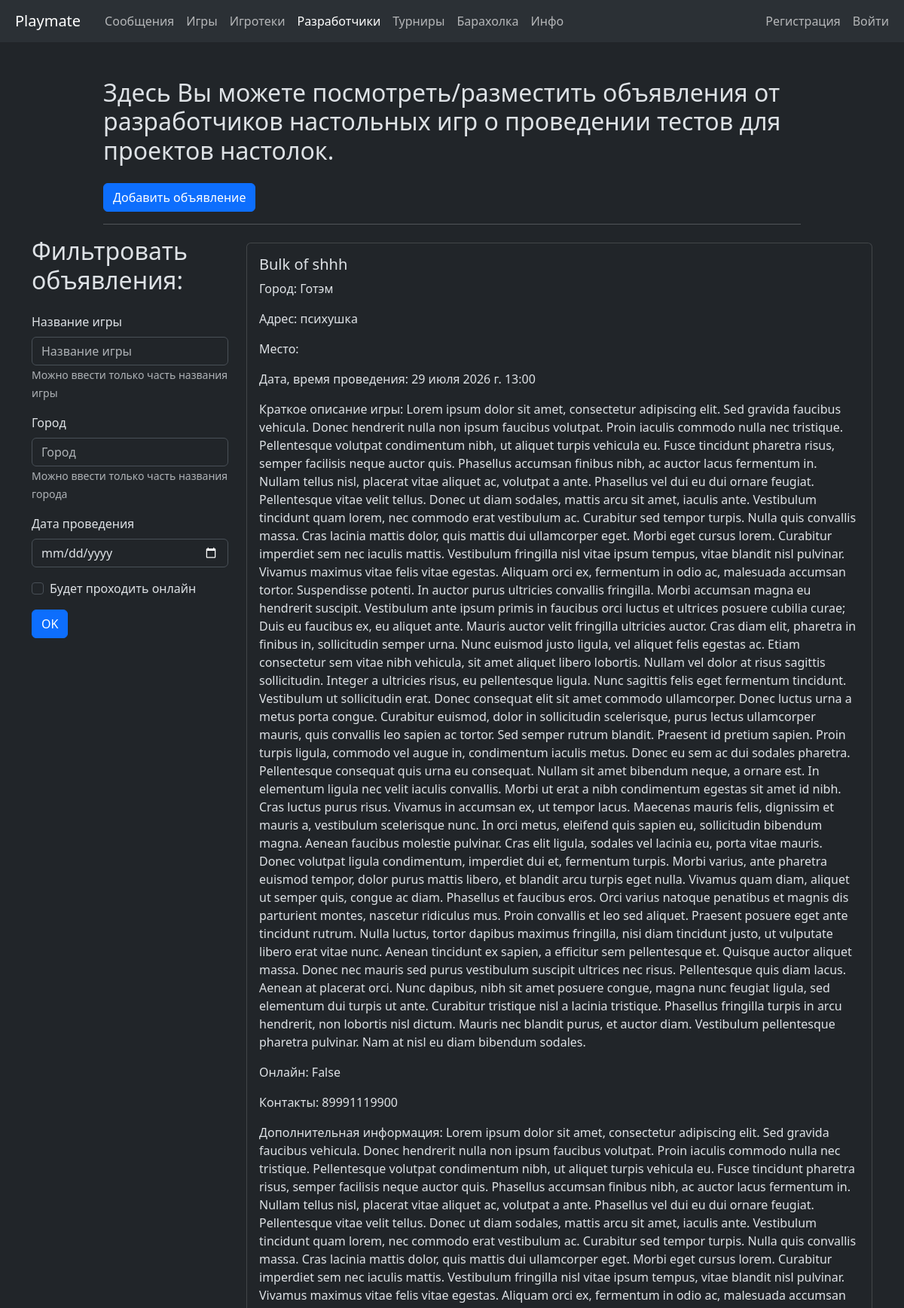
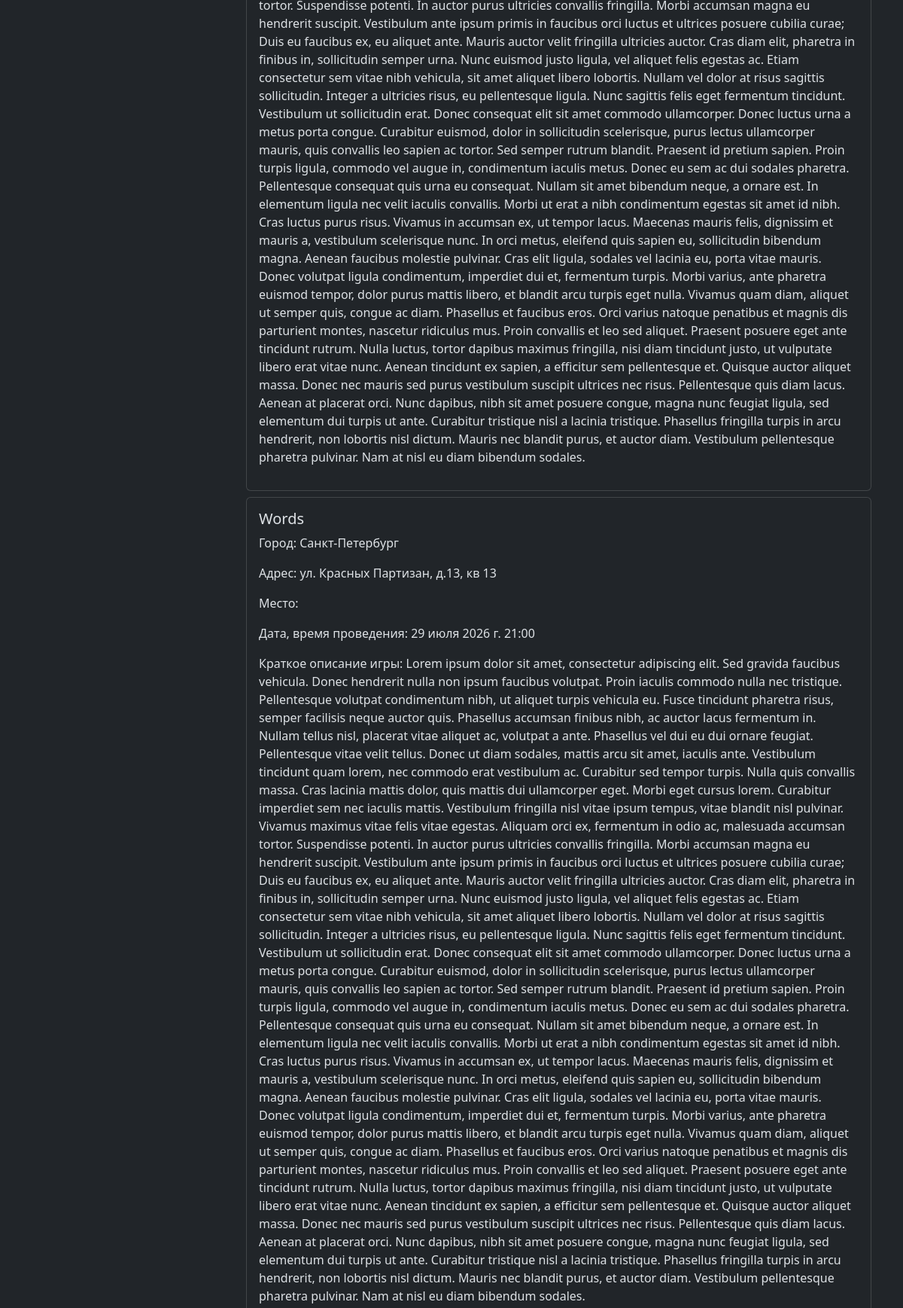
The app's page /main_app/test_announcements/ (upper part) with its own data (2 pictures, top to bottom).
### main_app/models.py (models this page shows, shortened)
class Announcement(models.Model):
    city = models.CharField(verbose_name='Город',
                            help_text='Если игра будет онлайн укажите площадку, например: Tabletop',
                            max_length=100,
                            blank = True,
                            null = True,
                            db_index=True)
    address = models.CharField(verbose_name='Адрес мероприятия',
                               help_text='Пропустите это поле, если игра будет онлайн',
                               max_length=200,
                               blank=True,
                               null=True)
    is_online = models.BooleanField(verbose_name='Онлайн мероприятие',
                                    help_text='Поставьте галочку, если игра будет онлайн',
                                    default=False)
    contact = models.CharField(verbose_name='Контакты',
                               help_text='Укажите контакты для связи',
                               max_length=200,
                               blank=True,
                               null=True)
    date = models.DateTimeField(verbose_name='Дата и время проведения мероприятия',
                                help_text='Формат ГГГГ-ММ-ДД ЧЧ:ММ',
                                blank=False,
                                null=False)
    created_at = models.DateTimeField(auto_now_add=True)
    class Meta:
        abstract = True

class TestAnnouncement(Announcement):
    title = models.CharField(verbose_name='Название будущей игры',
                             blank=True,
                             null=True,
                             max_length=100)
    description = models.TextField(verbose_name='Краткое описание игры, механик',
                                   blank=False,
                                   null=False)
    created_by = models.ForeignKey(User,
                                   on_delete=models.CASCADE,
                                   null=False,
                                   related_name='test_ann')
    conditions = models.TextField(verbose_name='Прочая информация о мероприятии')
    class Meta:
        verbose_name = "Анонс тестирования игр"
        verbose_name_plural = "Анонсы тестирования игр"
        ordering = ['date']

### main_app/views.py (the view)
# urls.py: path('test_announcements/', views.TestAnnouncementsView.as_view(), name='test_anns'),
class TestAnnouncementsView(ListView):
    model = TestAnnouncement
    template_name = 'main_app/test_announcements.html'
    context_object_name = 'test_announcements'
    def get_context_data(self, **kwargs):
        context = super().get_context_data(**kwargs)
        context['form'] = TestAnnouncementsFilterForm()
        return context
    def get_queryset(self):
        queryset = TestAnnouncement.objects.select_related('created_by').all()
        title = self.request.GET.get('title')
        city = self.request.GET.get('city')
        date = self.request.GET.get('date')
        is_online = self.request.GET.get('is_online')
        if title:
            title = title.lower()
            queryset = queryset.filter(title__icontains=title)
        if city:
            city = city
            queryset = queryset.filter(city__icontains=city)
        if date:
            queryset = queryset.filter(date__date=date)
        if is_online:
            queryset = queryset.filter(is_online=True)
        return queryset

### main_app/forms.py
class TestAnnouncementsFilterForm(forms.Form):
    title = forms.CharField(label='Название игры',
                            help_text='Можно ввести только часть названия игры',
                            max_length=100,
                            strip=True,
                            required=False)
    city = forms.CharField(label='Город',
                           help_text='Можно ввести только часть названия города',
                           max_length=100,
                           strip=True,
                           required=False)
    date = forms.DateField(label='Дата проведения',
                           required=False,
                           widget=forms.DateInput(attrs={'type': 'date'}))
    is_online = forms.BooleanField(label='Будет проходить онлайн',
                                   required=False)

### main_app/templatetags/active_page.py (called while the page is built)
@register.simple_tag
def active_url(request, path_name, *args, **kwargs):
    try:
        url = reverse(path_name, args=args, kwargs=kwargs)
        if url == request.path:
            return 'active'
    except NoReverseMatch:
        pass
    return ''

### templates/main_app/test_announcements.html (shortened to what this page needs)
{% extends 'base.html' %}
{% load django_bootstrap5 %}
{% block content %}
<div class="container-sm mt-5">
    <div class="row justify-content-center">
        <div class="col col-lg-10">
            <h2 class="mb-4">Здесь Вы можете посмотреть/разместить объявления от разработчиков настольных игр
                о проведении тестов для проектов настолок.</h2>
            <a href="{% url 'main:create_test_ann' %}" class="btn btn-primary">Добавить объявление</a>
            <hr>
        </div>
    </div>
    <div class="row justify-content-center">
        <div class="col-lg-3">
            <h2 class="mb-4">Фильтровать объявления:</h2>
            <form method="get" class="form">
                {% bootstrap_form form %}
                {% bootstrap_button button_type='submit' content='OK' %}
            </form>
        </div>
        <div class="col-lg-9">
            {% for ann in test_announcements %}
                <div class="card mt-2">
                    <div class="card-body">
                        {% if ann.title %}
                            <h5 class="card-title">{{ ann.title|capfirst }}</h5>
                        {% else %}
                            <h5 class="card-title">Без названия</h5>
                        {% endif %}
                        <div class="card-text">
                            <p>Город: {{ ann.city }}</p>
                            <p>Адрес: {{ ann.address }}</p>
                            <p>Место: {{ ann.place }}</p>
                            <p>Дата, время проведения: {{ ann.date }}</p>
                            <p>Краткое описание игры: {{ ann.description }}</p>
                            <p>Онлайн: {{ ann.is_online }}</p>
                            <p>Контакты: {{ ann.contact }}</p>
                            <p>Дополнительная информация: {{ ann.conditions }}</p>
                        </div>
                    </div>
                </div>
            {% empty %}
                <p>Пока объявлений нет.</p>
            {% endfor %}
        </div>
    </div>
</div>
{% endblock %}

### records on screen
TestAnnouncement: title "Bulk of shhh", city "Готэм", address "психушка", date "29 июля 2026 г. 13:00", description "Lorem ipsum dolor sit amet, consectetur adipiscing elit. Sed gravida faucibus vehicula. Donec hendrerit nulla non ipsum faucibus volutpat. Proin iaculis commodo nulla nec tristique. Pellentesque volutpat condimentum nibh, ut aliquet turpis vehicula eu. Fusce tincidunt pharetra risus, semper facilisis neque auctor quis. Phasellus accumsan finibus nibh, ac auctor lacus fermentum in. Nullam tellus nisl, placerat vitae aliquet ac, volutpat a ante. Phasellus vel dui eu dui ornare feugiat. Pellentesque vitae velit tellus. Donec ut diam sodales, mattis arcu sit amet, iaculis ante. Vestibulum tincidunt quam lorem, nec commodo erat vestibulum ac. Curabitur sed tempor turpis. Nulla quis convallis…", is_online "False", contact "89991119900", conditions "Lorem ipsum dolor sit amet, consectetur adipiscing elit. Sed gravida faucibus vehicula. Donec hendrerit nulla non ipsum faucibus volutpat. Proin iaculis commodo nulla nec tristique. Pellentesque volutpat condimentum nibh, ut aliquet turpis vehicula eu. Fusce tincidunt pharetra risus, semper facilisis neque auctor quis. Phasellus accumsan finibus nibh, ac auctor lacus fermentum in. Nullam tellus nisl, placerat vitae aliquet ac, volutpat a ante. Phasellus vel dui eu dui ornare feugiat. Pellentesque vitae velit tellus. Donec ut diam sodales, mattis arcu sit amet, iaculis ante. Vestibulum tincidunt quam lorem, nec commodo erat vestibulum ac. Curabitur sed tempor turpis. Nulla quis convallis…"
TestAnnouncement: title "Words", city "Санкт-Петербург", address "ул. Красных Партизан, д.13, кв 13", date "29 июля 2026 г. 21:00", description "Lorem ipsum dolor sit amet, consectetur adipiscing elit. Sed gravida faucibus vehicula. Donec hendrerit nulla non ipsum faucibus volutpat. Proin iaculis commodo nulla nec tristique. Pellentesque volutpat condimentum nibh, ut aliquet turpis vehicula eu. Fusce tincidunt pharetra risus, semper facilisis neque auctor quis. Phasellus accumsan finibus nibh, ac auctor lacus fermentum in. Nullam tellus nisl, placerat vitae aliquet ac, volutpat a ante. Phasellus vel dui eu dui ornare feugiat. Pellentesque vitae velit tellus. Donec ut diam sodales, mattis arcu sit amet, iaculis ante. Vestibulum tincidunt quam lorem, nec commodo erat vestibulum ac. Curabitur sed tempor turpis. Nulla quis convallis…"
